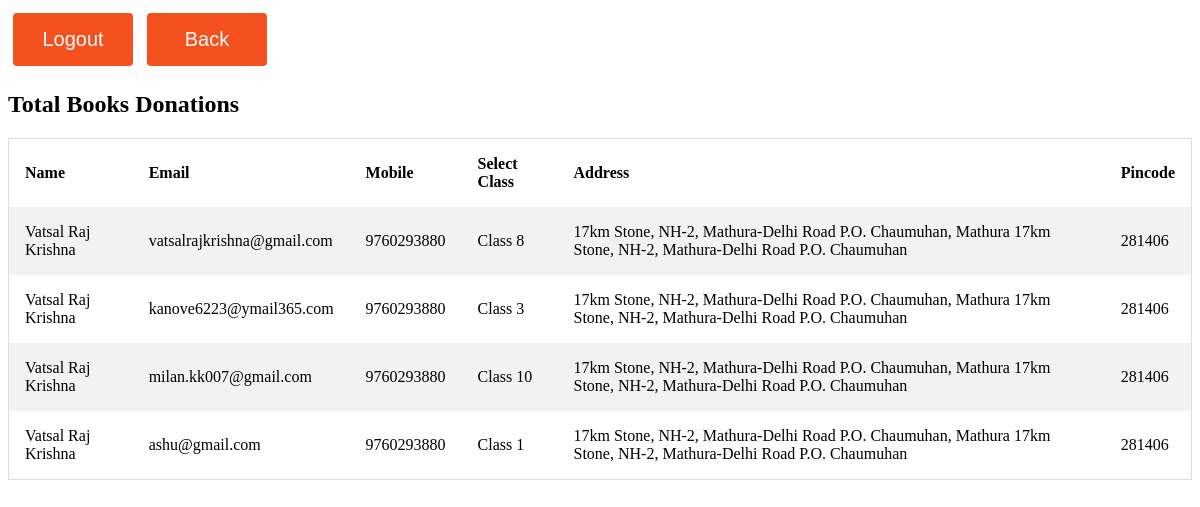
Screenshot of /Time/new3.php (signed in) with the database file from the repository.
### tables this page shows
CREATE TABLE `books` (
  `Name` varchar(20) NOT NULL,
  `email` varchar(50) NOT NULL,
  `sel` varchar(100) NOT NULL,
  `address` mediumtext NOT NULL,
  `Mobile` varchar(20) NOT NULL,
  `pin` varchar(10) NOT NULL
);

### Time/new3.php (the view, shortened to what this page needs)
<?php
if(strlen($_SESSION['username'])==0)
    {
header('location:../Login/index.php');
}
else{
?>
    <!DOCTYPE html>
    <html lang="en">
    <head>
    </head>
    <body>
        <div class="log">
            <a href="logout.php">  <button class="button" style="vertical-align:middle" ><span>Logout </span></button></a>
            <a          href="../new.php">  <button class="button" style="vertical-align:middle" ><span>Back</span></button></a>
        </div>
        <h2>Total Books Donations</h2>
        <table>
            <tr>
                <th>Name</th>
                <th>Email</th>
                <th>Mobile</th>
				<th>Select Class</th>
                <th>Address</th>
                <th>Pincode</th>
            </tr>
            <?php
     $con=mysqli_connect("localhost","root","","almstock") or die(mysql_error());
                    $sql = "SELECT * FROM books ";
                    $result = mysqli_query($con, $sql);
                        if (mysqli_num_rows($result) > 0) {
                            while($row = mysqli_fetch_assoc($result)) {
                                echo    '
                                      <tr>
                                      <td>'.$row["Name"].'</td>
                                      <td>'.$row["email"].'</td>
                                      <td>'.$row["Mobile"].'</td>
									  <td>'.$row["sel"].'</td>
                                      <td>'.$row["address"].'</td>
                                      <td>'.$row["pin"].'</td>
                                      </tr>';
                                }
                        } else {
                            echo "";
                        }
                        ?>
        </table>
    </body>
    </html>
<?php } ?>

### Time/new3.php (style rules this page uses)
table { border-collapse: collapse; border-spacing: 0; width: 100%; border: 1px solid #ddd; }
th, td { text-align: left; padding: 16px; }
tr:nth-child(even) { background-color: #f2f2f2 }
.button { display: inline-block; border-radius: 4px; background-color: #f4511e; border: none; color: #FFFFFF; text-align: center; font-size: 20px; padding: 15px; width: 120px; transition: all 0.5s; cursor: pointer; margin: 5px; }
.button span { cursor: pointer; display: inline-block; position: relative; transition: 0.5s; }
.button span:after { content: '\21D0'; position: absolute; opacity: 0; top: 0; right: -20px; transition: 0.5s; }

### rows the page displays
books: Name "Vatsal Raj Krishna", email "vatsalrajkrishna@gmail.com", Mobile "9760293880", sel "Class 8", address "17km Stone, NH-2, Mathura-Delhi Road P.O. Chaumuhan, Mathura 17km Stone, NH-2, Mathura-Delhi Road P.O. Chaumuhan", pin "281406"
books: Name "Vatsal Raj Krishna", email "kanove6223@ymail365.com", Mobile "9760293880", sel "Class 3", address "17km Stone, NH-2, Mathura-Delhi Road P.O. Chaumuhan, Mathura 17km Stone, NH-2, Mathura-Delhi Road P.O. Chaumuhan", pin "281406"
books: Name "Vatsal Raj Krishna", email "milan.kk007@gmail.com", Mobile "9760293880", sel "Class 10", address "17km Stone, NH-2, Mathura-Delhi Road P.O. Chaumuhan, Mathura 17km Stone, NH-2, Mathura-Delhi Road P.O. Chaumuhan", pin "281406"
books: Name "Vatsal Raj Krishna", email "ashu@gmail.com", Mobile "9760293880", sel "Class 1", address "17km Stone, NH-2, Mathura-Delhi Road P.O. Chaumuhan, Mathura 17km Stone, NH-2, Mathura-Delhi Road P.O. Chaumuhan", pin "281406"
